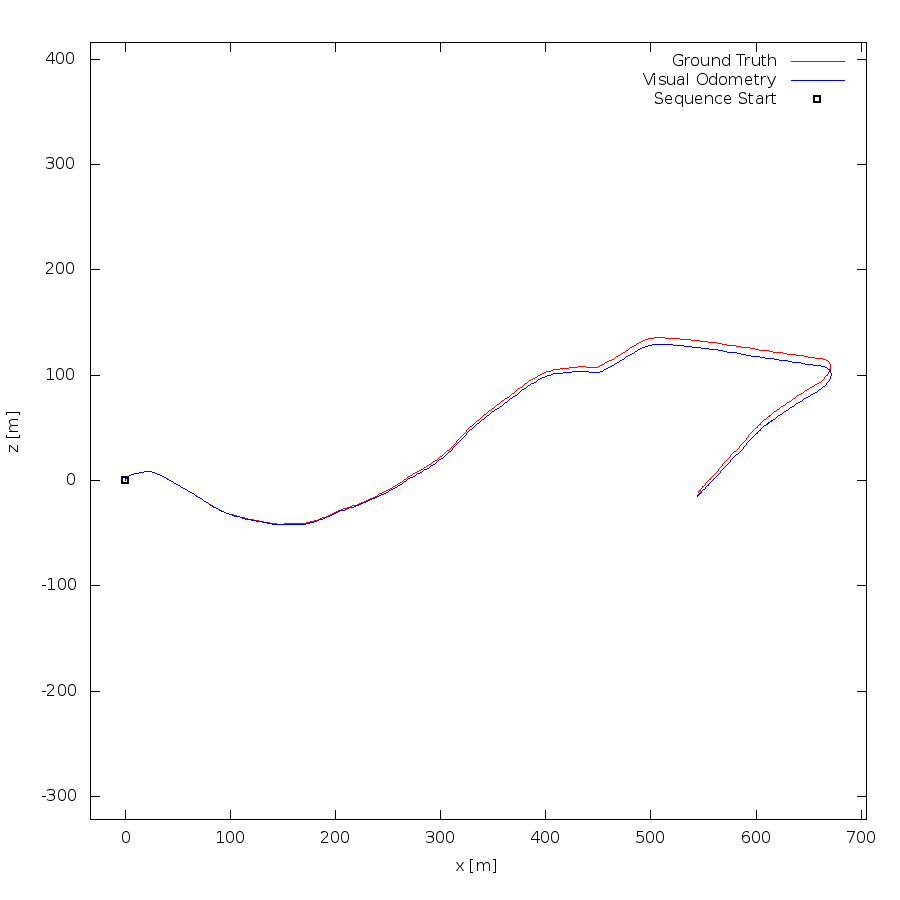

The script that drew this image:
set term postscript eps enhanced color
set output "10.eps"
set size ratio -1
set xrange [-33:705]
set yrange [-322:416]
set xlabel "x [m]"
set ylabel "z [m]"
plot "10.txt" using 1:2 lc rgb "#FF0000" title 'Ground Truth' w lines,"10.txt" using 3:4 lc rgb "#0000FF" title 'Visual Odometry' w lines,"< head -1 10.txt" using 1:2 lc rgb "#000000" pt 4 ps 1 lw 2 title 'Sequence Start' w points
